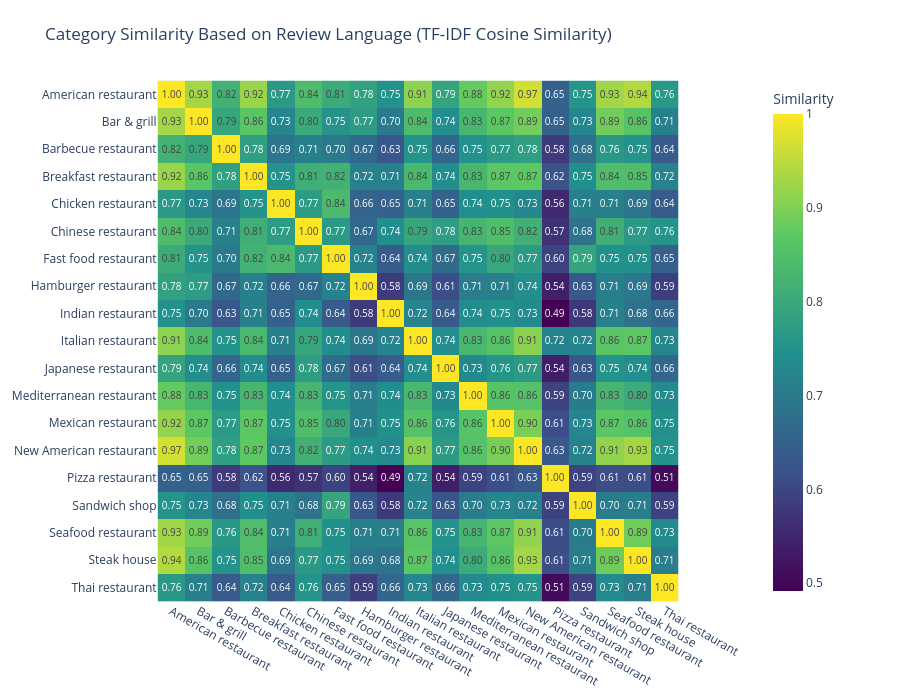

The notebook cell saved with this chart:
### Markdown cell above
### <font color='#BFD72F' size=6>3.1.2.2 Category Similarity</font> <a class="anchor" id="P3.1.2.2"></a>
  
[Back to TOC](#toc)

### Code cell
category_reviews_cleaned1 = dataset.groupby("categoryName")["without_stopwords_cleaned_review_body"].apply(lambda x: " ".join(x)).reset_index()
tfidf_matrix1 = vectorizer.fit_transform(category_reviews_cleaned1["without_stopwords_cleaned_review_body"])

similarity_matrix_cleaned1 = cosine_similarity(tfidf_matrix1)

similarity_df_cleaned1 = pd.DataFrame(
    similarity_matrix_cleaned1,
    index=category_reviews_cleaned1["categoryName"],
    columns=category_reviews_cleaned1["categoryName"])

heatmap_chart(similarity_df_cleaned1,
              title="Category Similarity Based on Review Language (TF-IDF Cosine Similarity)",)

### Figure 1 — Plotly figure (JSON) as saved in the notebook; plotly's stock layout.template omitted (floating-point values rounded to 4 significant figures; data arrays with more than 128 entries replaced by an {"elided": "..."} marker saying what was removed)
{"data": [{"coloraxis": "coloraxis", "hovertemplate": "x: %{x}<br>y: %{y}<br>Similarity: %{z}<extra></extra>", "name": "0", "texttemplate": "%{z:.2f}", "type": "heatmap", "x": ["American restaurant", "Bar & grill", "Barbecue restaurant", "Breakfast restaurant", "Chicken restaurant", "Chinese restaurant", "Fast food restaurant", "Hamburger restaurant", "Indian restaurant", "Italian restaurant", "Japanese restaurant", "Mediterranean restaurant", "Mexican restaurant", "New American restaurant", "Pizza restaurant", "Sandwich shop", "Seafood restaurant", "Steak house", "Thai restaurant"], "xaxis": "x", "y": ["American restaurant", "Bar & grill", "Barbecue restaurant", "Breakfast restaurant", "Chicken restaurant", "Chinese restaurant", "Fast food restaurant", "Hamburger restaurant", "Indian restaurant", "Italian restaurant", "Japanese restaurant", "Mediterranean restaurant", "Mexican restaurant", "New American restaurant", "Pizza restaurant", "Sandwich shop", "Seafood restaurant", "Steak house", "Thai restaurant"], "yaxis": "y", "z": {"elided": "19x19 float values"}}], "layout": {"coloraxis": {"colorbar": {"title": {"text": "Similarity"}}, "colorscale": [[0, "#440154"], [0.25, "#3b528b"], [0.5, "#21908d"], [0.75, "#5dc962"], [1, "#fde725"]], "showscale": true}, "height": 700, "margin": {"b": 60, "l": 80, "r": 150, "t": 80}, "title": {"text": "Category Similarity Based on Review Language (TF-IDF Cosine Similarity)"}, "width": 900, "xaxis": {"anchor": "y", "constrain": "domain", "domain": [0, 1], "scaleanchor": "y"}, "yaxis": {"anchor": "x", "autorange": "reversed", "constrain": "domain", "domain": [0, 1]}}}
